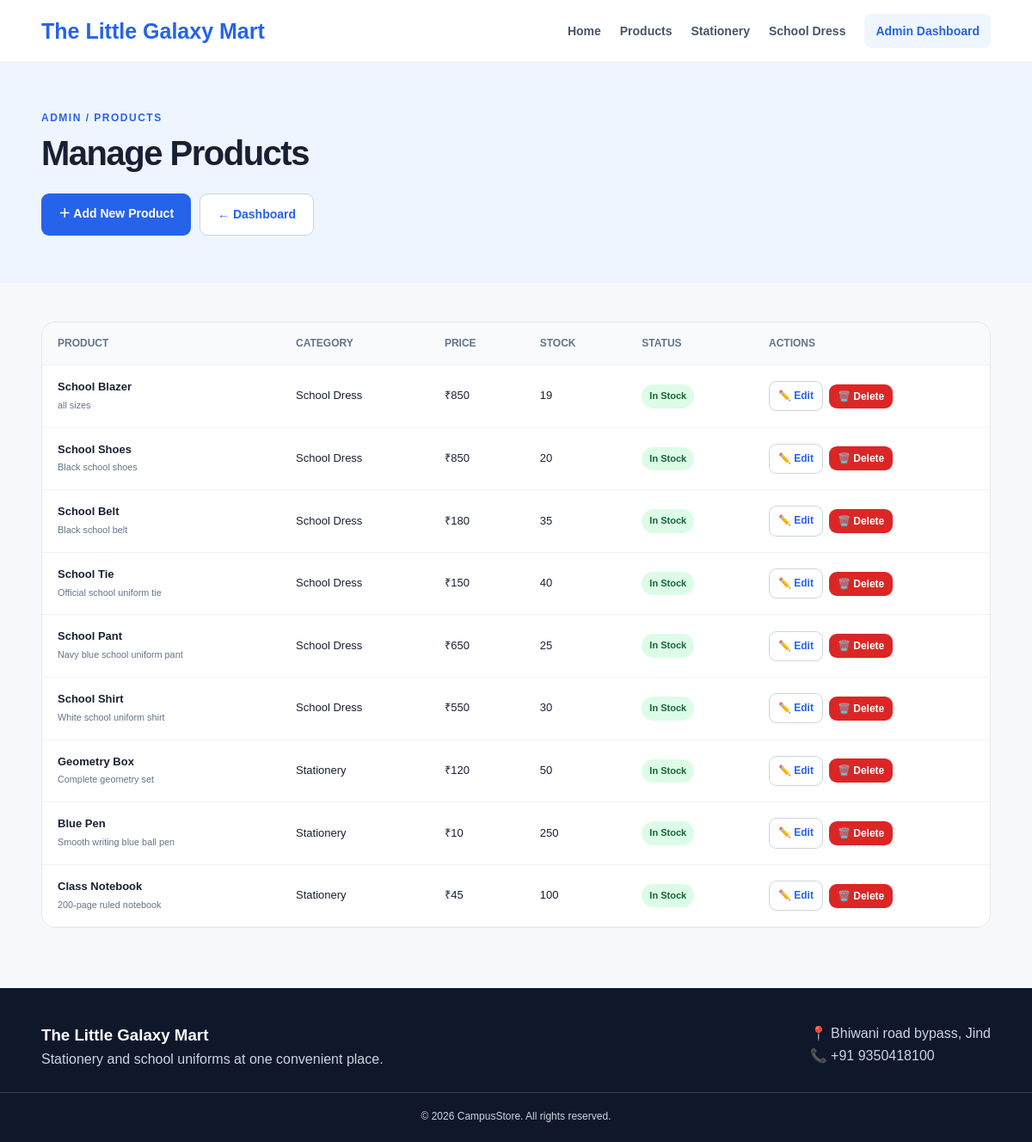
Screenshot of /admin/products (signed in) with the database file from the repository.
### tables this page shows
CREATE TABLE products (
            id INTEGER PRIMARY KEY AUTOINCREMENT,
            name TEXT NOT NULL,
            category TEXT NOT NULL,
            price REAL NOT NULL,
            stock INTEGER DEFAULT 0,
            description TEXT
        );

### app.py (the view)
@app.route("/admin/products")
@admin_required
def admin_products():
    conn = get_db()
    products = conn.execute("SELECT * FROM products ORDER BY id DESC").fetchall()
    conn.close()
    return render_template("admin_products.html", products=products, low_stock_limit=LOW_STOCK_LIMIT)

### app.py (called while the page is built)
def admin_required(f):
    @wraps(f)
    def decorated_function(*args, **kwargs):
        if not session.get("admin_logged_in"):
            return redirect(url_for("admin_login"))
        return f(*args, **kwargs)
    return decorated_function

def get_db():
    conn = sqlite3.connect(DB)
    conn.row_factory = sqlite3.Row
    return conn

### templates/admin_products.html (shortened to what this page needs)
{% extends "base.html" %}
{% block content %}
<section class="page-header">
    <div class="container">
        <p class="tag">ADMIN / PRODUCTS</p>
        <h1>Manage Products</h1>
        <div class="admin-actions top-actions">
            <a class="btn primary" href="{{ url_for('add_product') }}">＋ Add New Product</a>
            <a class="btn secondary" href="{{ url_for('admin_dashboard') }}">← Dashboard</a>
        </div>
    </div>
</section>
<section class="section admin-section">
    <div class="container">
        <div class="admin-table-card">
            <div class="table-wrap">
                <table class="admin-table">
                    <thead>
                        <tr>
                            <th>Product</th><th>Category</th><th>Price</th><th>Stock</th><th>Status</th><th>Actions</th>
                        </tr>
                    </thead>
                    <tbody>
                    {% for product in products %}
                        <tr>
                            <td><strong>{{ product.name }}</strong><br><small>{{ product.description or '' }}</small></td>
                            <td>{{ product.category }}</td>
                            <td>₹{{ "%.0f"|format(product.price) }}</td>
                            <td>{{ product.stock }}</td>
                            <td>
                                {% if product.stock == 0 %}
                                    <span class="status status-cancelled">Out of Stock</span>
                                {% elif product.stock <= low_stock_limit %}
                                    <span class="status status-pending">Low Stock</span>
                                {% else %}
                                    <span class="status status-completed">In Stock</span>
                                {% endif %}
                            </td>
                            <td>
                                <div class="action-buttons">
                                    <a class="btn secondary btn-small" href="{{ url_for('edit_product', product_id=product.id) }}">✏️ Edit</a>
                                    <form method="POST" action="{{ url_for('delete_product', product_id=product.id) }}" onsubmit="return confirm('Delete this product?');">
                                        <button class="btn danger-btn btn-small" type="submit">🗑️ Delete</button>
                                    </form>
                                </div>
                            </td>
                        </tr>
                    {% else %}
                        <tr><td colspan="6" class="empty-state">No products found.</td></tr>
                    {% endfor %}
                    </tbody>
                </table>
            </div>
        </div>
    </div>
</section>
{% endblock %}

### static/style.css (style rules this page uses)
* { box-sizing:border-box;margin:0;padding:0 }
body { font-family:Arial,Helvetica,sans-serif;background:#f7f8fc;color:#182033;line-height:1.6 }
a { text-decoration:none;color:inherit }
.container { width:min(1120px,92%);margin:auto }
.tag { font-size:12px;font-weight:800;letter-spacing:1.5px;color:#2563eb;margin-bottom:10px }
h1 { font-size:52px;line-height:1.08;letter-spacing:-1.5px;margin-bottom:20px }
.btn { border:0;display:inline-block;padding:12px 20px;border-radius:9px;font-weight:700;cursor:pointer;font-size:14px }
.primary { background:#2563eb;color:white }
.secondary { background:white;color:#2563eb;border:1px solid #cbd5e1 }
.section { padding:70px 0 }
.page-header { background:#eef5ff;padding:55px 0 }
.page-header h1 { font-size:40px }
.admin-section { padding-top:45px }
.admin-actions { display:flex;flex-wrap:wrap;gap:10px;margin:25px 0 }
.admin-table-card { background:#fff;border:1px solid #e5e7eb;border-radius:16px;overflow:hidden }
.table-wrap { overflow-x:auto }
.admin-table { width:100%;border-collapse:collapse;min-width:850px }
.admin-table th,.admin-table td { padding:15px 18px;text-align:left;border-bottom:1px solid #eef2f7;font-size:13px;vertical-align:middle }
.admin-table th { background:#f8fafc;font-size:12px;text-transform:uppercase;color:#64748b }
.admin-table small { color:#64748b }
.status { display:inline-block;padding:5px 9px;border-radius:999px;font-size:11px;font-weight:800 }
.status-completed { background:#dcfce7;color:#166534 }
.action-buttons { display:flex;gap:7px;align-items:center }
.btn-small { padding:7px 10px;font-size:12px;margin:0 }
.danger-btn { background:#dc2626;color:#fff }
.action-buttons form { margin:0 }
.top-actions { margin-bottom:0 }

### rows the page displays
products: name "School Blazer", description "all sizes", category "School Dress", price "850", stock "19", shows "In Stock"
products: name "School Shoes", description "Black school shoes", category "School Dress", price "850", stock "20", shows "In Stock"
products: name "School Belt", description "Black school belt", category "School Dress", price "180", stock "35", shows "In Stock"
products: name "School Tie", description "Official school uniform tie", category "School Dress", price "150", stock "40", shows "In Stock"
products: name "School Pant", description "Navy blue school uniform pant", category "School Dress", price "650", stock "25", shows "In Stock"
products: name "School Shirt", description "White school uniform shirt", category "School Dress", price "550", stock "30", shows "In Stock"
products: name "Geometry Box", description "Complete geometry set", category "Stationery", price "120", stock "50", shows "In Stock"
products: name "Blue Pen", description "Smooth writing blue ball pen", category "Stationery", price "10", stock "250", shows "In Stock"
products: name "Class Notebook", description "200-page ruled notebook", category "Stationery", price "45", stock "100", shows "In Stock"
